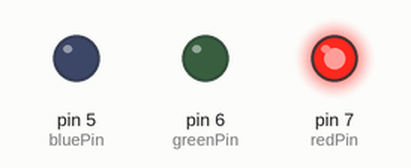
The sketch below on a simulated Arduino Uno, built with avr-gcc and run on an emulated ATmega328P. Parts: output pins drawn as LEDs (lit = HIGH).

Above: at 0.2 s.
At 1.7 s:
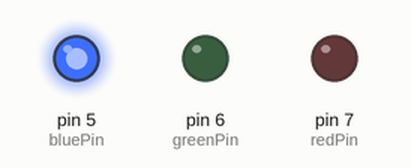
At 2.87 s:
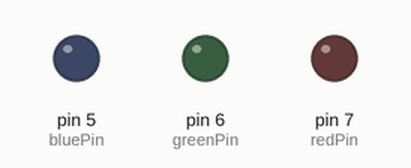
At 4.0 s:
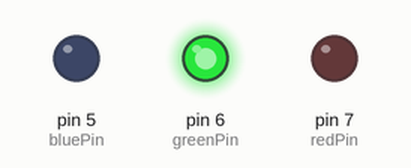
At 5.5 s:
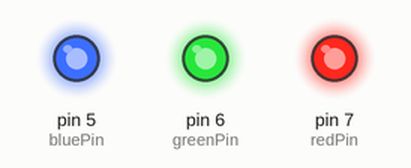
Timing chart, 0 to 6.9 s (numbered marks = the images above):
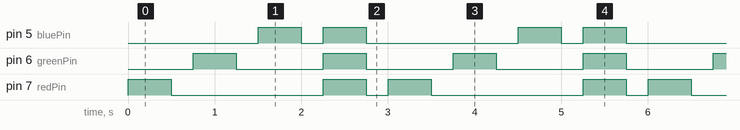

Measured:
- by itself, pin 5 (bluePin): repeats every 3.0 s: LOW 0.25 s, HIGH 0.50 s, LOW 1.8 s, HIGH 0.50 s
- by itself, pin 6 (greenPin): alternates HIGH for 0.50 s and LOW for 1.0 s
- by itself, pin 7 (redPin): repeats every 3.0 s: LOW 1.8 s, HIGH 0.50 s, LOW 0.25 s, HIGH 0.50 s

The sketch:

ff_6_LuzesColoridas.ino
```cpp
const int greenPin = 6;
const int redPin = 7;
const int bluePin = 5;

void setup() {
  pinMode(greenPin, OUTPUT);
  pinMode(bluePin, OUTPUT);
  pinMode(redPin, OUTPUT);
}

void loop() {
  piscaRed();
  piscaGreen();
  piscaBlue();
  digitalWrite(redPin, HIGH);
  digitalWrite(greenPin, HIGH);
  digitalWrite(bluePin, HIGH);
  delay(500);
  digitalWrite(redPin, LOW);
  digitalWrite(greenPin, LOW);
  digitalWrite(bluePin, LOW);
  delay(250);

}

void piscaRed(){
  digitalWrite(redPin, HIGH);
  delay(500);
  digitalWrite(redPin, LOW);
  delay(250);
}

void piscaGreen(){
  digitalWrite(greenPin, HIGH);
  delay(500);
  digitalWrite(greenPin, LOW);
  delay(250);
};

void piscaBlue(){
  digitalWrite(bluePin, HIGH);
  delay(500);
  digitalWrite(bluePin, LOW);
  delay(250);
};
```
